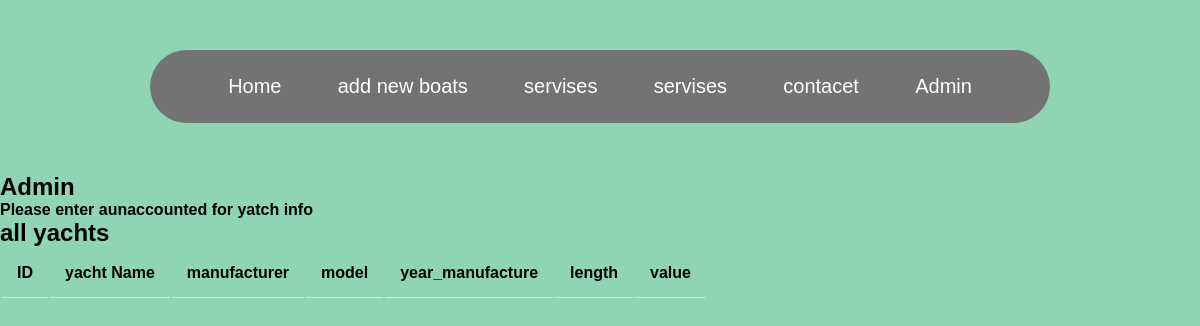
/admin, run on an earlier commit of the app's database.
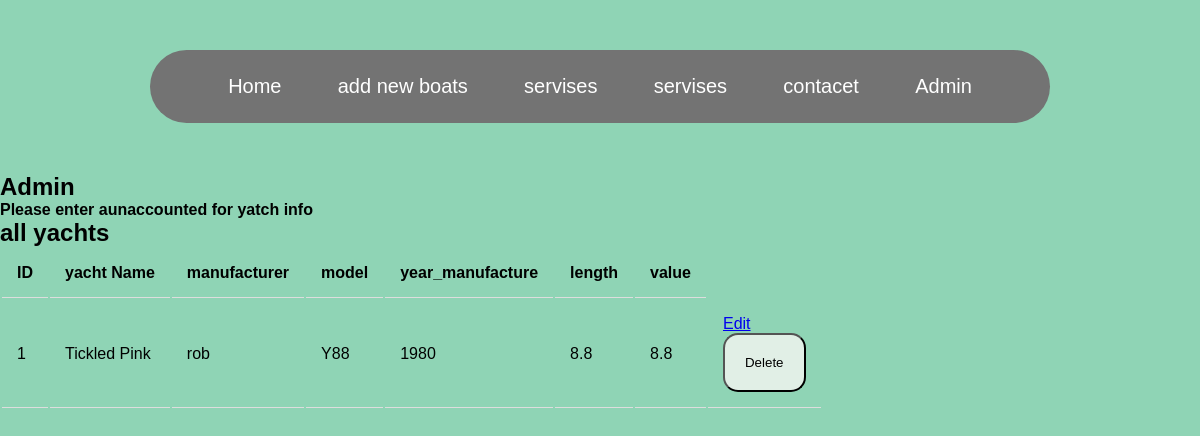
And on a later commit of the database.
### tables this page shows
CREATE TABLE yachts (
    id INTEGER PRIMARY KEY AUTOINCREMENT,
    yatch_name TEXT NOT NULL,
    manufacturer TEXT NOT NULL,
    model TEXT NOT NULL,
    year_manufacture INTEGER,
    length FLOAT,
    price FLOAT
);

### app.py (the view)
@app.route('/admin')
def admin():
    conn = get_db_connection()
    sql = "SELECT * FROM yachts;"
    yatch = conn.execute(sql).fetchall()
    conn.close()
    return render_template('view_yatchs.html',yachts=yatch)

### app.py (called while the page is built)
def get_db_connection():
    conn = sqlite3.connect('Yatchs.db')
    conn.row_factory = sqlite3.Row
    return conn

### templates/view_yatchs.html (shortened to what this page needs)
{% extends 'home.html' %}
{% block header %}
<head>
</head>
<body>
    <h2 class="homeHeader">Admin</h2>
    <h4 class="homeDetails">Please enter aunaccounted for yatch info</h4>
{% endblock %}
{% block content %}
<h2>all yachts</h2>
<table>
    <thead>
        <tr>
            <th>ID</th>
            <th>yacht Name</th>
            <th>manufacturer</th>
            <th>model</th>
            <th>year_manufacture</th>
            <th>length</th>
            <th>value</th>
        </tr>
    </thead>
    <tbody>
        {% for yachts in yachts %}
        <tr>
            <td>{{ yachts.id }}</td>
            <td>{{ yachts.yatch_name }}</td>
            <td>{{ yachts.manufacturer}}</td>
            <td>{{ yachts.model }}</td>
            <td>{{ yachts.year_manufacture }}</td>
            <td>{{ yachts.length}}</td>
            <td>{{ yachts.length}}</td>
            <td>
                <a href="{{ url_for('edit_user', id=yachts.id)}}">Edit</a>
                <form  action="{{ url_for('delete_yatchs', id=yachts.id) }}" method="post">
                    <button type="submit">Delete</button>
                </form>
            </td>
        </tr>
        {% endfor %}
    </tbody>
</table>
{% endblock %}

### templates/home.html (shortened to what this page needs)
<!DOCTYPE html>
<html>
<head>
    <link rel="stylesheet" href="{{ url_for('static', filename='style.css') }}">
</head>
<body>
    <header>
        <nav class="navbar">
            <a href="{{url_for('index')}}">Home</a>
            <a href="{{url_for('New_Yatch')}}">add new boats</a>
            <a href="#">servises</a>
            <a href="#"> servises</a>
            <a href="#">contacet</a>
            <a href="{{url_for('admin')}}">Admin</a>
        </nav>
    </header>
{% block header %}{% endblock %}
{% block content %}{% endblock %}
</body>
</html>

### static/style.css (style rules this page uses)
th, td { border-bottom: 1px solid #ddd; padding: 15px; text-align: left; }
body { background-color: #8fd4b5; }
button { padding: 20px; content: center; background-color: #E1EFE6; border-radius: 15px; }
* { margin: 0px; padding: 0px; box-sizing: border-box; font-family: sans-serif; }
header { width: 75%; margin: 50px auto; background-color: #737373; padding: 15px 50px; border-radius: 50px; }
.navbar { display: flex; justify-content: space-around; }
.navbar a { font-size: 20px; color: #ffffff; text-decoration: none; padding: 10px 25px; border-radius: 25px; transition: 0.5s; }

What changed in the data, as far as the page shows it:
added yachts: id "1", yatch_name "Tickled Pink", manufacturer "rob", model "Y88", year_manufacture "1980", length "8.8"
